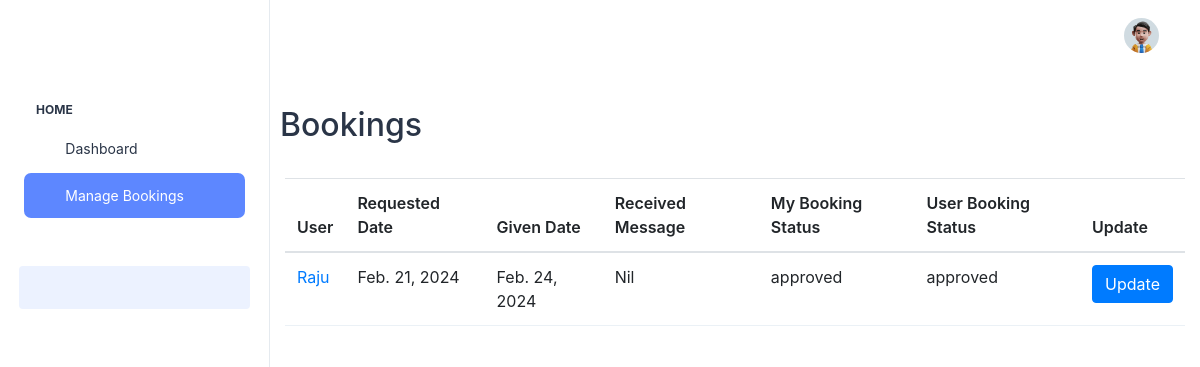
Screenshot of /my_bookings (signed in) with the database file from the repository.
### chatbotapp/models.py (models this page shows, shortened)
class Book(models.Model):
    service_center = models.ForeignKey(User, on_delete=models.CASCADE, related_name='service_center_books')
    user = models.ForeignKey(User, on_delete=models.CASCADE, related_name='user_books')
    user_date = models.DateField()
    confirm_date = models.DateField(null=True, blank=True)
    user_booking_status = models.CharField(max_length=20, default='Pending')
    service_center_booking_status = models.CharField(max_length=20, default='Pending')
    message = models.TextField(max_length=1000, default='Nil')

class User(AbstractUser):
    is_user = models.BooleanField(default=False, verbose_name='Is User')
    is_service = models.BooleanField(default=False, verbose_name='Is Service Center')
    name = models.CharField(max_length=100, default='User')
    mobile_number = models.CharField(max_length=20, default='Nil')
    profile_picture = models.ImageField(upload_to='profile_pictures', blank=True, null=True)
    location = models.CharField(max_length=300, default='Nil')
    address = models.TextField(max_length=1000, default='Nil')
    district = models.CharField(max_length=150, default='Nil')
    state = models.CharField(max_length=150, default='Nil')
    verified = models.BooleanField(default=False, verbose_name='Is Verified')
    description = models.TextField(max_length=1000, default='Nil')  # Add description field
    website = models.URLField(max_length=200, blank=True, null=True)  # Add website field
    @property
    def imageURL(self):
        try:
            url = self.profile_picture.url
        except:
            url = ''
        return  url

### chatbotapp/views.py (the view)
# urls.py: path('my_bookings', views.my_bookings, name='my_bookings'),
def my_bookings(request):
    userid= request.user.pk
    bookings = Book.objects.filter(service_center=userid)
    context = {'bookings':bookings}
    return render (request, 'service_center/my_bookings.html', context)

### chatbotapp/templates/service_center/my_bookings.html (shortened to what this page needs)
{% extends 'service_center/base.html' %}
{% load static %}
{% block content %}
<link href="https://stackpath.bootstrapcdn.com/bootstrap/4.5.2/css/bootstrap.min.css" rel="stylesheet">
<br>
<br>
<br>
<br>
<h2 style="margin:10px;">Bookings</h2>
<br>
<div class="container">
  <table class="table">
      <thead>
          <tr>
              <th>User</th>
              <th>Requested Date</th>
              <th>Given Date</th>
              <th>Received Message</th>
              <th>My Booking Status</th>
              <th>User Booking Status</th>
              <th>Update</th>
          </tr>
      </thead>
      <tbody>
          {% for booking in bookings %}
          <tr>
              <td><a href="#" data-toggle="modal" data-target="#userDetailsModal{{ booking.user.pk }}">{{ booking.user.name }}</a></td>
              <td>{{ booking.user_date }}</td>
              <td>{{ booking.confirm_date }}</td>
              <td>{{ booking.message }}</td>
              <td>{{ booking.service_center_booking_status }}</td>
              <td>{{ booking.user_booking_status }}</td>
              <td><a href="{% url 'update_booking' booking.pk %}" class="btn btn-primary">Update</a></td>
          </tr>
          {% endfor %}
      </tbody>
  </table>
</div>
{% endblock %}

### rows the page displays
Book: user.name "Raju", user_date "Feb. 21, 2024", confirm_date "Feb. 24, 2024", message "Nil", service_center_booking_status "approved", user_booking_status "approved"
